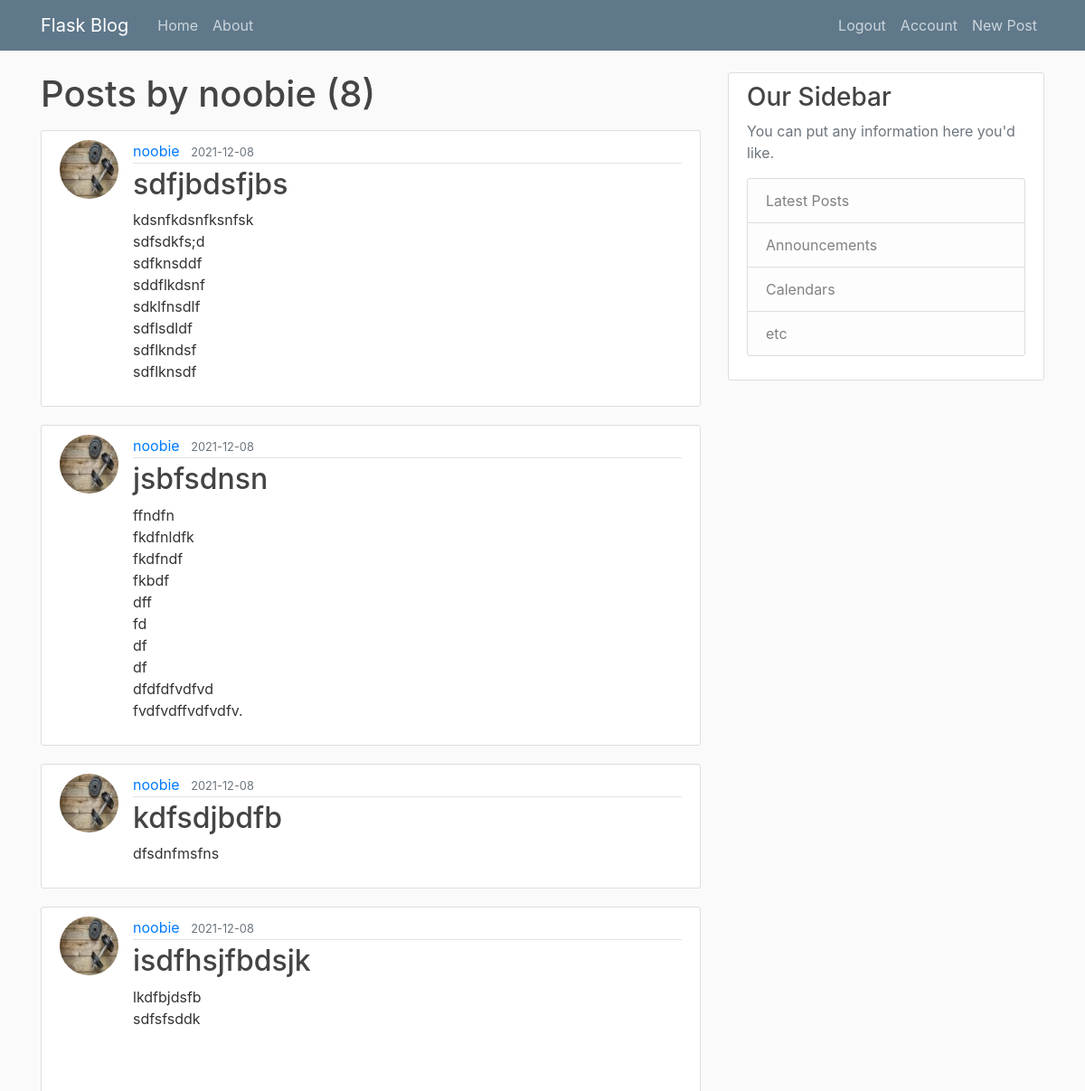
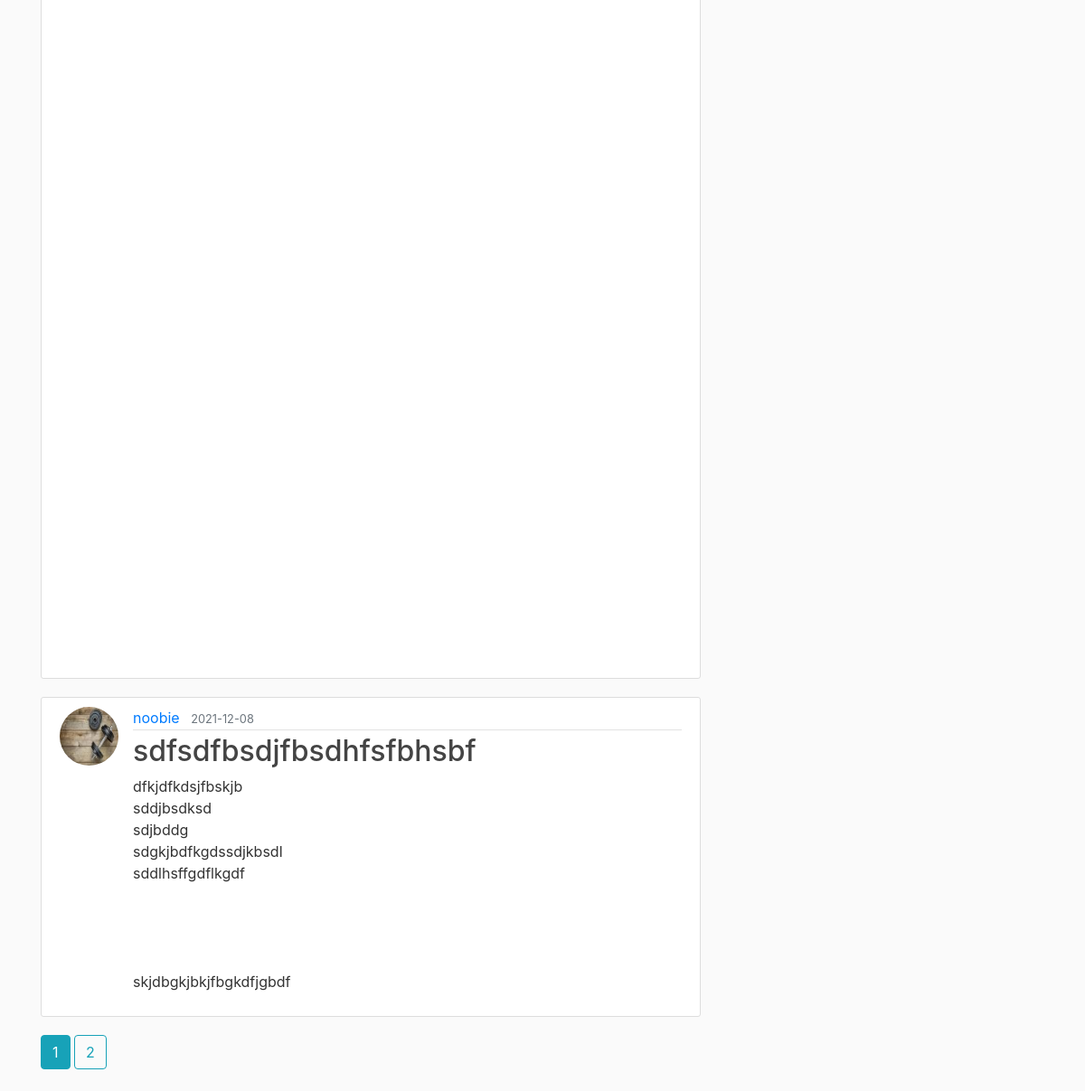
/user/noobie (signed in), run on the app's committed database (2 pictures, top to bottom).
### flask_blog/models.py (models this page shows, shortened)
class User(db.Model, UserMixin):
    id = db.Column(db.Integer, primary_key=True)
    username = db.Column(db.String(20), unique=True, nullable=False)
    email = db.Column(db.String(120), unique=True, nullable=False)
    image_file = db.Column(db.String(20), nullable=False,default='default.jpg')
    password = db.Column(db.String(60), nullable=False)
    posts = db.relationship('Post', backref='author', lazy=True)

class Post(db.Model):
    id = db.Column(db.Integer,primary_key=True)
    title = db.Column(db.String(100),nullable=False)
    date_posted = db.Column(db.DateTime,nullable=False,default=datetime.utcnow)
    content = db.Column(db.Text, nullable=False)
    user_id =db.Column(db.Integer,db.ForeignKey('user.id'),nullable=False)

### flask_blog/users/routes.py (the view)
@users.route("/user/<string:username>")
def user_post(username):
    page = request.args.get('page', 1, type=int)
    user = User.query.filter_by(username=username).first_or_404()
    posts = Post.query.filter_by(author=user)\
            .order_by(Post.date_posted.desc())\
            .paginate(page=page,per_page=5)
    return render_template("user_post.html",posts=posts,user=user)

### flask_blog/models.py (called while the page is built)
@login_manager.user_loader
def load_user(user_id):
    return User.query.get(int(user_id))

### flask_blog/templates/user_post.html (shortened to what this page needs)
{% extends "base.html" %}
{% block content %}
    <h1 class="mb-3">Posts by {{user.username}} ({{posts.total}}) </h1>
    {% for post in posts.items %}
        <article class="media content-section">
          <img class="rounded-circle article-img" src="{{ url_for('static', filename='profile_pictures/' + post.author.image_file) }}">
          <div class="media-body">
            <div class="article-metadata">
              <a class="mr-2" href="{{url_for('users.user_post',username=post.author.username)}}">{{ post.author.username }}</a>
              <small class="text-muted">{{ post.date_posted.strftime('%Y-%m-%d') }}</small>
            </div>
            <h2><a class="article-title" href="{{ url_for('posts.post',post_id=post.id) }}">{{ post.title }}</a></h2>
            <p class="article-content">{{ post.content }}</p>
          </div>
        </article>
    {% endfor %}
    {% for page_num in posts.iter_pages(left_edge=1, right_edge=1,left_current=1, right_current=2) %}
      {% if page_num %}
        {% if posts.page == page_num %}
          <a class="btn btn-info mb-4" href="{{ url_for('users.user_post',username=user.username,page=page_num)}}">{{ page_num }}</a>
        {% else %}
           <a class="btn btn-outline-info mb-4" href="{{ url_for('users.user_post',username=user.username,page=page_num)}}">{{ page_num }}</a>
        {% endif %}
      {% endif %}
    {% endfor %}
{% endblock content %}

### flask_blog/static/main.css (style rules this page uses)
body { background: #fafafa; color: #333333; margin-top: 5rem; }
h1, h2, h3, h4, h5, h6 { color: #444444; }
.content-section { background: #ffffff; padding: 10px 20px; border: 1px solid #dddddd; border-radius: 3px; margin-bottom: 20px; }
.article-title { color: #444444; }
.article-content { white-space: pre-line; }
.article-img { height: 65px; width: 65px; margin-right: 16px; }
.article-metadata { padding-bottom: 1px; margin-bottom: 4px; border-bottom: 1px solid #e3e3e3 }

### data on the page
User: username "noobie"
Post: image_file (picture), author.username "noobie", date_posted "2021-12-08", title "sdfjbdsfjbs", content "kdsnfkdsnfksnfsk sdfsdkfs;d sdfknsddf sddflkdsnf sdklfnsdlf sdflsdldf sdflkndsf sdflknsdf"
Post: image_file (picture), author.username "noobie", date_posted "2021-12-08", title "jsbfsdnsn", content "ffndfn fkdfnldfk fkdfndf fkbdf dff fd df df dfdfdfvdfvd fvdfvdffvdfvdfv."
Post: image_file (picture), author.username "noobie", date_posted "2021-12-08", title "kdfsdjbdfb", content "dfsdnfmsfns"
Post: image_file (picture), author.username "noobie", date_posted "2021-12-08", title "isdfhsjfbdsjk", content "lkdfbjdsfb sdfsfsddk"
Post: image_file (picture), author.username "noobie", date_posted "2021-12-08", title "sdfsdfbsdjfbsdhfsfbhsbf", content "dfkjdfkdsjfbskjb sddjbsdksd sdjbddg sdgkjbdfkgdssdjkbsdl sddlhsffgdflkgdf skjdbgkjbkjfbgkdfjgbdf"

### other printed values
{{ posts.total }} "8"
{{ page_num }} "1"
{{ page_num }} "2"
